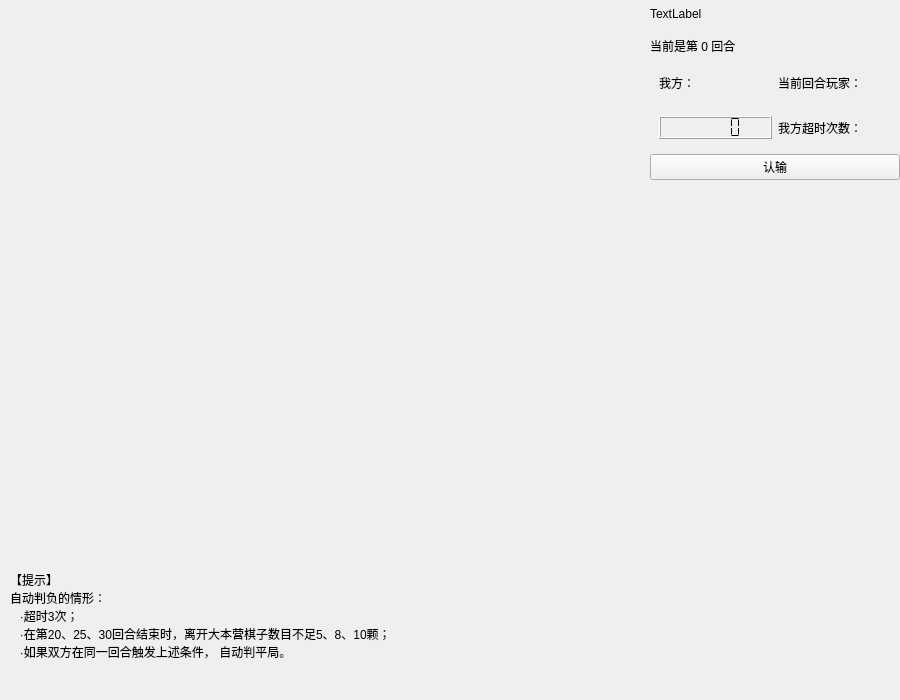
<?xml version="1.0" encoding="UTF-8"?>
<ui version="4.0">
 <class>NetworkGame</class>
 <widget class="QMainWindow" name="NetworkGame">
  <property name="geometry">
   <rect>
    <x>0</x>
    <y>0</y>
    <width>900</width>
    <height>700</height>
   </rect>
  </property>
  <property name="windowTitle">
   <string>MainWindow</string>
  </property>
  <widget class="QWidget" name="centralwidget">
   <widget class="QWidget" name="infoWidget" native="true">
    <property name="geometry">
     <rect>
      <x>650</x>
      <y>0</y>
      <width>250</width>
      <height>180</height>
     </rect>
    </property>
    <property name="sizePolicy">
     <sizepolicy hsizetype="Fixed" vsizetype="Fixed">
      <horstretch>0</horstretch>
      <verstretch>0</verstretch>
     </sizepolicy>
    </property>
    <layout class="QVBoxLayout" name="verticalLayout">
     <item>
      <widget class="QLabel" name="infoLabel">
       <property name="text">
        <string>TextLabel</string>
       </property>
      </widget>
     </item>
     <item>
      <widget class="QLabel" name="currTurnLabel">
       <property name="text">
        <string>当前是第 0 回合</string>
       </property>
      </widget>
     </item>
     <item>
      <widget class="QWidget" name="widget" native="true">
       <layout class="QHBoxLayout" name="horizontalLayout">
        <item>
         <widget class="QLabel" name="myPlayerLabel">
          <property name="text">
           <string>我方：</string>
          </property>
         </widget>
        </item>
        <item>
         <widget class="QLabel" name="currentPlayerLabel">
          <property name="text">
           <string>当前回合玩家：</string>
          </property>
         </widget>
        </item>
       </layout>
      </widget>
     </item>
     <item>
      <widget class="QWidget" name="widget_2" native="true">
       <layout class="QHBoxLayout" name="horizontalLayout_2">
        <item>
         <widget class="QLCDNumber" name="lcdNumber">
          <property name="segmentStyle">
           <enum>QLCDNumber::Flat</enum>
          </property>
         </widget>
        </item>
        <item>
         <widget class="QLabel" name="myTimeoutCntLabel">
          <property name="text">
           <string>我方超时次数：</string>
          </property>
         </widget>
        </item>
       </layout>
      </widget>
     </item>
     <item>
      <widget class="QPushButton" name="admitDefeatButton">
       <property name="text">
        <string>认输</string>
       </property>
      </widget>
     </item>
    </layout>
   </widget>
   <widget class="QLabel" name="gameRuleLabel">
    <property name="geometry">
     <rect>
      <x>10</x>
      <y>550</y>
      <width>400</width>
      <height>131</height>
     </rect>
    </property>
    <property name="text">
     <string>【提示】
自动判负的情形：
   ·超时3次；
   ·在第20、25、30回合结束时，离开大本营棋子数目不足5、8、10颗；
   ·如果双方在同一回合触发上述条件， 自动判平局。</string>
    </property>
    <property name="textFormat">
     <enum>Qt::AutoText</enum>
    </property>
    <property name="scaledContents">
     <bool>true</bool>
    </property>
   </widget>
  </widget>
  <widget class="QMenuBar" name="menubar">
   <property name="geometry">
    <rect>
     <x>0</x>
     <y>0</y>
     <width>900</width>
     <height>17</height>
    </rect>
   </property>
  </widget>
 </widget>
 <resources/>
 <connections/>
</ui>
